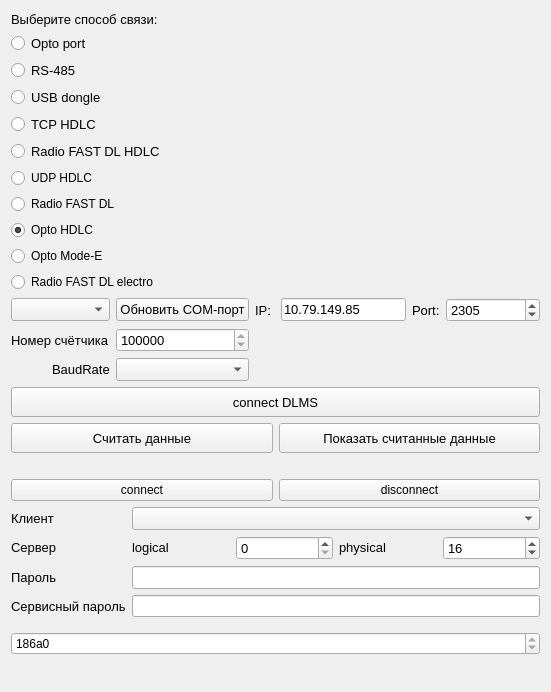
<?xml version="1.0" encoding="UTF-8"?>
<ui version="4.0">
 <class>widget_connect</class>
 <widget class="QWidget" name="widget_connect">
  <property name="geometry">
   <rect>
    <x>0</x>
    <y>0</y>
    <width>551</width>
    <height>692</height>
   </rect>
  </property>
  <property name="sizePolicy">
   <sizepolicy hsizetype="Minimum" vsizetype="Minimum">
    <horstretch>0</horstretch>
    <verstretch>0</verstretch>
   </sizepolicy>
  </property>
  <property name="minimumSize">
   <size>
    <width>0</width>
    <height>0</height>
   </size>
  </property>
  <property name="windowTitle">
   <string>Form</string>
  </property>
  <layout class="QGridLayout" name="gridLayout">
   <item row="0" column="0">
    <layout class="QVBoxLayout" name="verticalLayout">
     <item>
      <widget class="QLabel" name="label_5">
       <property name="minimumSize">
        <size>
         <width>400</width>
         <height>16</height>
        </size>
       </property>
       <property name="font">
        <font>
         <pointsize>10</pointsize>
        </font>
       </property>
       <property name="text">
        <string>Выберите способ связи:</string>
       </property>
       <property name="scaledContents">
        <bool>true</bool>
       </property>
       <property name="alignment">
        <set>Qt::AlignLeading|Qt::AlignLeft|Qt::AlignVCenter</set>
       </property>
      </widget>
     </item>
     <item>
      <widget class="QRadioButton" name="radioButton_opto_port">
       <property name="font">
        <font>
         <pointsize>10</pointsize>
        </font>
       </property>
       <property name="text">
        <string>Opto port</string>
       </property>
      </widget>
     </item>
     <item>
      <widget class="QRadioButton" name="radioButton_rs_485">
       <property name="font">
        <font>
         <pointsize>10</pointsize>
        </font>
       </property>
       <property name="text">
        <string>RS-485</string>
       </property>
       <property name="checked">
        <bool>false</bool>
       </property>
      </widget>
     </item>
     <item>
      <widget class="QRadioButton" name="radioButton_usb_dongle">
       <property name="font">
        <font>
         <pointsize>10</pointsize>
        </font>
       </property>
       <property name="text">
        <string>USB dongle</string>
       </property>
      </widget>
     </item>
     <item>
      <widget class="QRadioButton" name="radioButton_tcp_hdlc">
       <property name="font">
        <font>
         <pointsize>10</pointsize>
        </font>
       </property>
       <property name="text">
        <string>TCP HDLC</string>
       </property>
      </widget>
     </item>
     <item>
      <widget class="QRadioButton" name="radioButton_rs_fastdl_hdlc">
       <property name="font">
        <font>
         <pointsize>10</pointsize>
        </font>
       </property>
       <property name="text">
        <string>Radio FAST DL HDLC</string>
       </property>
      </widget>
     </item>
     <item>
      <widget class="QRadioButton" name="radioButton_udp_hdlc">
       <property name="text">
        <string>UDP HDLC</string>
       </property>
       <property name="checked">
        <bool>false</bool>
       </property>
      </widget>
     </item>
     <item>
      <widget class="QRadioButton" name="radioButton_rs_fastdl">
       <property name="text">
        <string>Radio FAST DL</string>
       </property>
      </widget>
     </item>
     <item>
      <widget class="QRadioButton" name="radioButton_opto_hdlc">
       <property name="text">
        <string>Opto HDLC</string>
       </property>
       <property name="checked">
        <bool>true</bool>
       </property>
      </widget>
     </item>
     <item>
      <widget class="QRadioButton" name="radioButton_opto_mode_e">
       <property name="text">
        <string>Opto Mode-E</string>
       </property>
      </widget>
     </item>
     <item>
      <widget class="QRadioButton" name="radioButton_rs_fastdl_electro">
       <property name="text">
        <string>Radio FAST DL electro</string>
       </property>
       <property name="checked">
        <bool>false</bool>
       </property>
      </widget>
     </item>
    </layout>
   </item>
   <item row="1" column="0">
    <layout class="QVBoxLayout" name="verticalLayout_3">
     <item>
      <layout class="QGridLayout" name="gridLayout_3">
       <item row="0" column="3">
        <widget class="QLineEdit" name="lineEdit_host_udp_direct">
         <property name="sizePolicy">
          <sizepolicy hsizetype="MinimumExpanding" vsizetype="Fixed">
           <horstretch>0</horstretch>
           <verstretch>0</verstretch>
          </sizepolicy>
         </property>
         <property name="font">
          <font>
           <pointsize>10</pointsize>
          </font>
         </property>
         <property name="text">
          <string>10.79.149.85</string>
         </property>
        </widget>
       </item>
       <item row="0" column="2">
        <widget class="QLabel" name="label_7">
         <property name="sizePolicy">
          <sizepolicy hsizetype="Minimum" vsizetype="Minimum">
           <horstretch>0</horstretch>
           <verstretch>0</verstretch>
          </sizepolicy>
         </property>
         <property name="minimumSize">
          <size>
           <width>20</width>
           <height>0</height>
          </size>
         </property>
         <property name="font">
          <font>
           <pointsize>10</pointsize>
          </font>
         </property>
         <property name="text">
          <string>IP:</string>
         </property>
        </widget>
       </item>
       <item row="0" column="4">
        <widget class="QLabel" name="label_8">
         <property name="sizePolicy">
          <sizepolicy hsizetype="Minimum" vsizetype="Minimum">
           <horstretch>0</horstretch>
           <verstretch>0</verstretch>
          </sizepolicy>
         </property>
         <property name="minimumSize">
          <size>
           <width>20</width>
           <height>0</height>
          </size>
         </property>
         <property name="font">
          <font>
           <pointsize>10</pointsize>
          </font>
         </property>
         <property name="text">
          <string>Port:</string>
         </property>
        </widget>
       </item>
       <item row="0" column="0">
        <widget class="QComboBox" name="comboBox_com_port">
         <property name="sizePolicy">
          <sizepolicy hsizetype="MinimumExpanding" vsizetype="Fixed">
           <horstretch>0</horstretch>
           <verstretch>0</verstretch>
          </sizepolicy>
         </property>
         <property name="font">
          <font>
           <pointsize>10</pointsize>
          </font>
         </property>
         <property name="maxVisibleItems">
          <number>10</number>
         </property>
        </widget>
       </item>
       <item row="0" column="1">
        <widget class="QPushButton" name="pushButton">
         <property name="font">
          <font>
           <pointsize>10</pointsize>
          </font>
         </property>
         <property name="text">
          <string>Обновить COM-порт</string>
         </property>
        </widget>
       </item>
       <item row="0" column="5">
        <widget class="QSpinBox" name="spinBox_port_udp_direct">
         <property name="sizePolicy">
          <sizepolicy hsizetype="MinimumExpanding" vsizetype="Fixed">
           <horstretch>0</horstretch>
           <verstretch>0</verstretch>
          </sizepolicy>
         </property>
         <property name="font">
          <font>
           <pointsize>10</pointsize>
          </font>
         </property>
         <property name="maximum">
          <number>99999999</number>
         </property>
         <property name="value">
          <number>2305</number>
         </property>
        </widget>
       </item>
       <item row="1" column="0">
        <widget class="QLabel" name="label_9">
         <property name="font">
          <font>
           <pointsize>10</pointsize>
          </font>
         </property>
         <property name="text">
          <string>Номер счётчика</string>
         </property>
        </widget>
       </item>
       <item row="1" column="1">
        <widget class="QSpinBox" name="spinBox_modem_dec">
         <property name="sizePolicy">
          <sizepolicy hsizetype="Minimum" vsizetype="Fixed">
           <horstretch>0</horstretch>
           <verstretch>0</verstretch>
          </sizepolicy>
         </property>
         <property name="font">
          <font>
           <pointsize>10</pointsize>
          </font>
         </property>
         <property name="minimum">
          <number>7274496</number>
         </property>
         <property name="maximum">
          <number>16777215</number>
         </property>
         <property name="value">
          <number>7722279</number>
         </property>
        </widget>
       </item>
       <item row="2" column="1">
        <widget class="QComboBox" name="comboBox_BaudRate">
         <property name="font">
          <font>
           <pointsize>10</pointsize>
          </font>
         </property>
        </widget>
       </item>
       <item row="2" column="0" alignment="Qt::AlignRight">
        <widget class="QLabel" name="label_10">
         <property name="font">
          <font>
           <pointsize>10</pointsize>
          </font>
         </property>
         <property name="text">
          <string>BaudRate</string>
         </property>
        </widget>
       </item>
      </layout>
     </item>
     <item>
      <widget class="QPushButton" name="pushButton_connect">
       <property name="sizePolicy">
        <sizepolicy hsizetype="Minimum" vsizetype="Minimum">
         <horstretch>0</horstretch>
         <verstretch>0</verstretch>
        </sizepolicy>
       </property>
       <property name="minimumSize">
        <size>
         <width>0</width>
         <height>30</height>
        </size>
       </property>
       <property name="font">
        <font>
         <pointsize>10</pointsize>
        </font>
       </property>
       <property name="text">
        <string>connect DLMS</string>
       </property>
       <property name="checkable">
        <bool>true</bool>
       </property>
      </widget>
     </item>
     <item>
      <layout class="QHBoxLayout" name="horizontalLayout_2">
       <item>
        <widget class="QPushButton" name="pushButton_ReadData">
         <property name="sizePolicy">
          <sizepolicy hsizetype="Minimum" vsizetype="Minimum">
           <horstretch>0</horstretch>
           <verstretch>0</verstretch>
          </sizepolicy>
         </property>
         <property name="minimumSize">
          <size>
           <width>0</width>
           <height>30</height>
          </size>
         </property>
         <property name="font">
          <font>
           <pointsize>10</pointsize>
          </font>
         </property>
         <property name="text">
          <string>Считать данные</string>
         </property>
        </widget>
       </item>
       <item>
        <widget class="QPushButton" name="pushButton_2">
         <property name="sizePolicy">
          <sizepolicy hsizetype="Minimum" vsizetype="Minimum">
           <horstretch>0</horstretch>
           <verstretch>0</verstretch>
          </sizepolicy>
         </property>
         <property name="minimumSize">
          <size>
           <width>0</width>
           <height>30</height>
          </size>
         </property>
         <property name="font">
          <font>
           <pointsize>10</pointsize>
          </font>
         </property>
         <property name="text">
          <string>Показать считанные данные</string>
         </property>
        </widget>
       </item>
      </layout>
     </item>
     <item>
      <layout class="QGridLayout" name="gridLayout_2">
       <item row="4" column="1">
        <widget class="QLineEdit" name="lineEdit_pass">
         <property name="font">
          <font>
           <pointsize>10</pointsize>
          </font>
         </property>
         <property name="echoMode">
          <enum>QLineEdit::Password</enum>
         </property>
        </widget>
       </item>
       <item row="0" column="0" colspan="2">
        <widget class="QLabel" name="label_6">
         <property name="text">
          <string/>
         </property>
        </widget>
       </item>
       <item row="5" column="1">
        <widget class="QLineEdit" name="lineEdit_servis_pass">
         <property name="echoMode">
          <enum>QLineEdit::Password</enum>
         </property>
        </widget>
       </item>
       <item row="3" column="0">
        <widget class="QLabel" name="label_2">
         <property name="sizePolicy">
          <sizepolicy hsizetype="Minimum" vsizetype="Fixed">
           <horstretch>0</horstretch>
           <verstretch>0</verstretch>
          </sizepolicy>
         </property>
         <property name="font">
          <font>
           <pointsize>10</pointsize>
          </font>
         </property>
         <property name="text">
          <string>Сервер</string>
         </property>
        </widget>
       </item>
       <item row="2" column="0">
        <widget class="QLabel" name="label">
         <property name="sizePolicy">
          <sizepolicy hsizetype="Minimum" vsizetype="Fixed">
           <horstretch>0</horstretch>
           <verstretch>0</verstretch>
          </sizepolicy>
         </property>
         <property name="font">
          <font>
           <pointsize>10</pointsize>
          </font>
         </property>
         <property name="text">
          <string>Клиент</string>
         </property>
        </widget>
       </item>
       <item row="3" column="1">
        <layout class="QHBoxLayout" name="horizontalLayout_4">
         <item>
          <widget class="QLabel" name="label_3">
           <property name="sizePolicy">
            <sizepolicy hsizetype="Minimum" vsizetype="Fixed">
             <horstretch>0</horstretch>
             <verstretch>0</verstretch>
            </sizepolicy>
           </property>
           <property name="font">
            <font>
             <pointsize>10</pointsize>
            </font>
           </property>
           <property name="text">
            <string>logical</string>
           </property>
          </widget>
         </item>
         <item>
          <widget class="QSpinBox" name="spinBox_server_addr_logical">
           <property name="font">
            <font>
             <pointsize>10</pointsize>
            </font>
           </property>
           <property name="maximum">
            <number>16383</number>
           </property>
          </widget>
         </item>
         <item>
          <widget class="QLabel" name="label_4">
           <property name="sizePolicy">
            <sizepolicy hsizetype="Minimum" vsizetype="Fixed">
             <horstretch>0</horstretch>
             <verstretch>0</verstretch>
            </sizepolicy>
           </property>
           <property name="font">
            <font>
             <pointsize>10</pointsize>
            </font>
           </property>
           <property name="text">
            <string>physical</string>
           </property>
          </widget>
         </item>
         <item>
          <widget class="QSpinBox" name="spinBox_server_addr_physical">
           <property name="font">
            <font>
             <pointsize>10</pointsize>
            </font>
           </property>
           <property name="maximum">
            <number>16383</number>
           </property>
           <property name="value">
            <number>16</number>
           </property>
          </widget>
         </item>
        </layout>
       </item>
       <item row="2" column="1">
        <widget class="QComboBox" name="comboBox_client_addr">
         <property name="minimumSize">
          <size>
           <width>200</width>
           <height>0</height>
          </size>
         </property>
         <property name="font">
          <font>
           <pointsize>10</pointsize>
          </font>
         </property>
        </widget>
       </item>
       <item row="4" column="0">
        <widget class="QLabel" name="label_pass">
         <property name="sizePolicy">
          <sizepolicy hsizetype="Minimum" vsizetype="Fixed">
           <horstretch>0</horstretch>
           <verstretch>0</verstretch>
          </sizepolicy>
         </property>
         <property name="font">
          <font>
           <pointsize>10</pointsize>
          </font>
         </property>
         <property name="text">
          <string>Пароль</string>
         </property>
        </widget>
       </item>
       <item row="5" column="0">
        <widget class="QLabel" name="label_servis_pass">
         <property name="font">
          <font>
           <pointsize>10</pointsize>
          </font>
         </property>
         <property name="text">
          <string>Сервисный пароль</string>
         </property>
        </widget>
       </item>
       <item row="1" column="0" colspan="2">
        <layout class="QHBoxLayout" name="horizontalLayout_3">
         <item>
          <widget class="QPushButton" name="pushButton_3">
           <property name="text">
            <string>connect</string>
           </property>
          </widget>
         </item>
         <item>
          <widget class="QPushButton" name="pushButton_4">
           <property name="text">
            <string>disconnect</string>
           </property>
          </widget>
         </item>
        </layout>
       </item>
      </layout>
     </item>
     <item>
      <layout class="QHBoxLayout" name="horizontalLayout_5">
       <property name="topMargin">
        <number>9</number>
       </property>
       <item>
        <widget class="QSpinBox" name="spinBox_modem_hex">
         <property name="sizePolicy">
          <sizepolicy hsizetype="Minimum" vsizetype="Fixed">
           <horstretch>0</horstretch>
           <verstretch>0</verstretch>
          </sizepolicy>
         </property>
         <property name="minimum">
          <number>7274496</number>
         </property>
         <property name="maximum">
          <number>16777215</number>
         </property>
         <property name="value">
          <number>7274496</number>
         </property>
         <property name="displayIntegerBase">
          <number>16</number>
         </property>
        </widget>
       </item>
      </layout>
     </item>
    </layout>
   </item>
   <item row="2" column="0">
    <spacer name="verticalSpacer">
     <property name="orientation">
      <enum>Qt::Vertical</enum>
     </property>
     <property name="sizeHint" stdset="0">
      <size>
       <width>20</width>
       <height>40</height>
      </size>
     </property>
    </spacer>
   </item>
  </layout>
 </widget>
 <resources/>
 <connections/>
</ui>
